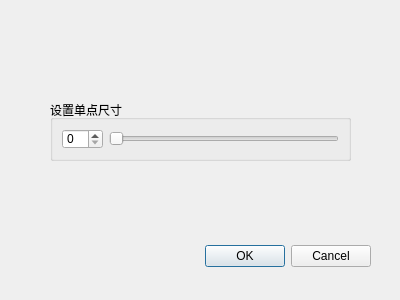
<?xml version="1.0" encoding="UTF-8"?>
<ui version="4.0">
 <class>View_pointSizeSetting</class>
 <widget class="QDialog" name="View_pointSizeSetting">
  <property name="geometry">
   <rect>
    <x>0</x>
    <y>0</y>
    <width>400</width>
    <height>300</height>
   </rect>
  </property>
  <property name="minimumSize">
   <size>
    <width>400</width>
    <height>300</height>
   </size>
  </property>
  <property name="maximumSize">
   <size>
    <width>400</width>
    <height>300</height>
   </size>
  </property>
  <property name="windowTitle">
   <string>单点尺寸</string>
  </property>
  <widget class="QDialogButtonBox" name="buttonBox">
   <property name="geometry">
    <rect>
     <x>30</x>
     <y>240</y>
     <width>341</width>
     <height>32</height>
    </rect>
   </property>
   <property name="orientation">
    <enum>Qt::Horizontal</enum>
   </property>
   <property name="standardButtons">
    <set>QDialogButtonBox::Cancel|QDialogButtonBox::Ok</set>
   </property>
  </widget>
  <widget class="QGroupBox" name="groupBox">
   <property name="geometry">
    <rect>
     <x>50</x>
     <y>100</y>
     <width>301</width>
     <height>61</height>
    </rect>
   </property>
   <property name="title">
    <string>设置单点尺寸</string>
   </property>
   <layout class="QHBoxLayout" name="horizontalLayout">
    <item>
     <widget class="QSpinBox" name="spinBox"/>
    </item>
    <item>
     <widget class="QSlider" name="horizontalSlider">
      <property name="orientation">
       <enum>Qt::Horizontal</enum>
      </property>
     </widget>
    </item>
   </layout>
  </widget>
 </widget>
 <resources/>
 <connections>
  <connection>
   <sender>buttonBox</sender>
   <signal>accepted()</signal>
   <receiver>View_pointSizeSetting</receiver>
   <slot>accept()</slot>
   <hints>
    <hint type="sourcelabel">
     <x>248</x>
     <y>254</y>
    </hint>
    <hint type="destinationlabel">
     <x>157</x>
     <y>274</y>
    </hint>
   </hints>
  </connection>
  <connection>
   <sender>buttonBox</sender>
   <signal>rejected()</signal>
   <receiver>View_pointSizeSetting</receiver>
   <slot>reject()</slot>
   <hints>
    <hint type="sourcelabel">
     <x>316</x>
     <y>260</y>
    </hint>
    <hint type="destinationlabel">
     <x>286</x>
     <y>274</y>
    </hint>
   </hints>
  </connection>
 </connections>
</ui>
